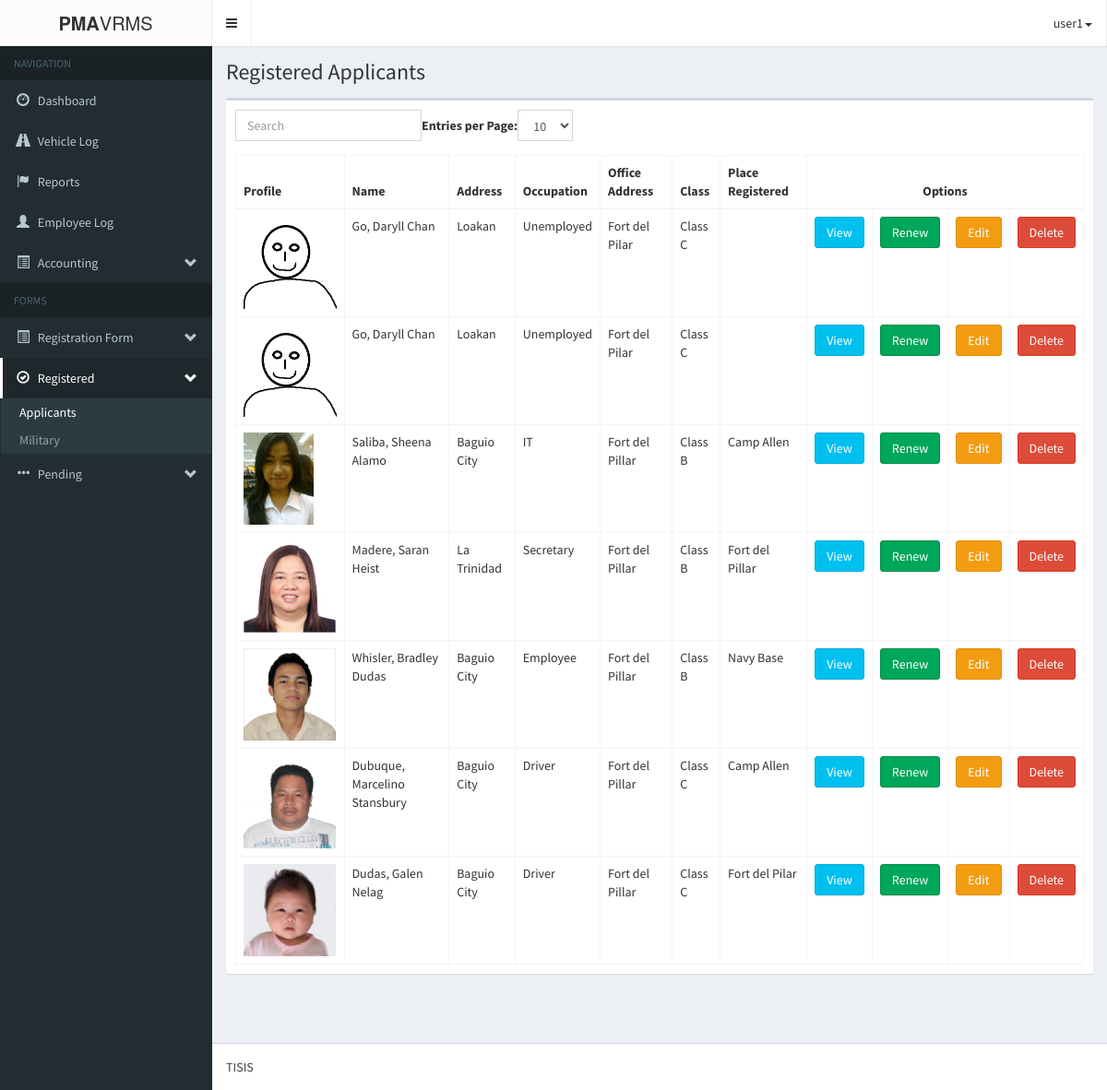
Page /pma-vrmsAdmin/registeredApplicant.php (signed in) on the earlier database version.
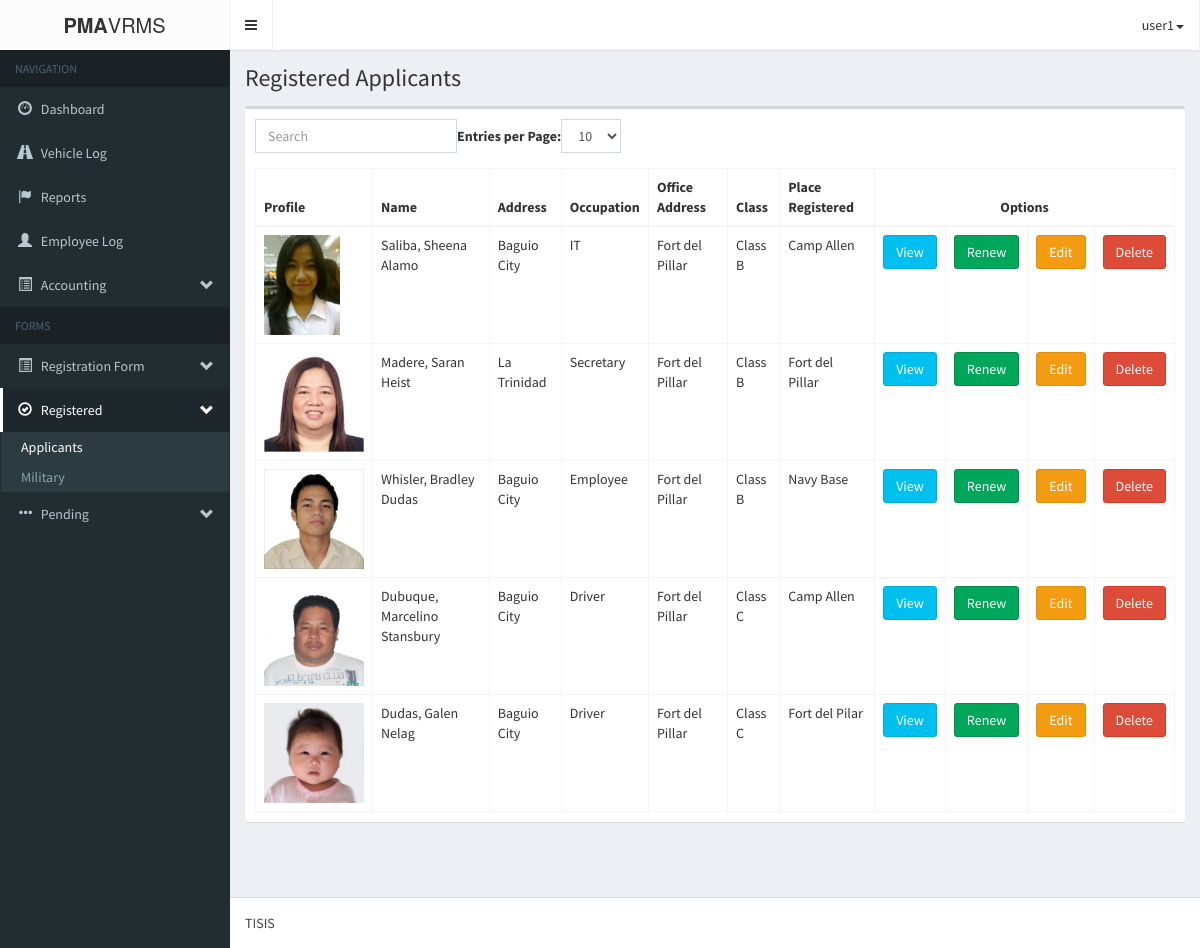
Same page on the later database version.
### tables this page shows
CREATE TABLE IF NOT EXISTS `form1_applicantpd` (
  `a_applicantId` int(11) NOT NULL AUTO_INCREMENT,
  `a_profile` varchar(255) NOT NULL,
  `a_lastname` varchar(60) NOT NULL,
  `a_firstname` varchar(60) NOT NULL,
  `a_middlename` varchar(60) NOT NULL,
  `a_address` varchar(60) NOT NULL,
  `a_occupation` varchar(60) NOT NULL,
  `a_officeAddress` varchar(60) NOT NULL,
  `a_driversLicense` varchar(60) NOT NULL,
  `a_expirationDate` varchar(60) NOT NULL,
  `a_class` varchar(60) NOT NULL,
  `a_submitted_requirements` varchar(255) NOT NULL,
  `a_status` varchar(255) NOT NULL,
  `a_dateRegistered` datetime NOT NULL,
  `a_placeRegistered` varchar(65) NOT NULL,
  `a_vehicle_id` int(11) NOT NULL,
  `a_renew_status` int(11) NOT NULL,
  PRIMARY KEY (`a_applicantId`)
);

### pma-vrmsAdmin/login/session.php (called while the page is built, shortened)
<?php
	$dbc = mysqli_connect('localhost', 'root', '', 'pma-vrms');
	$user_check = $_SESSION['login_user'];
	$query = "SELECT username from admin_users
				WHERE username='$user_check'";
	$result = mysqli_query($dbc, $query)
				or die('Error querying database.');
	$row = mysqli_fetch_assoc($result);
	$login_session = $row['username'];
?>

### pma-vrmsAdmin/logic/registered_applicant_logic.php (called while the page is built, shortened)
<?php
	require_once('db/database.php');
	$database = new Database();
	$query = "SELECT form1_applicantpd.*, vehicle_information.* FROM form1_applicantpd JOIN vehicle_information ON form1_applicantpd.a_vehicle_id=vehicle_information.vehicleId WHERE form1_applicantpd.a_status='registered' AND form1_applicantpd.a_renew_status = '1' ORDER BY a_dateRegistered DESC";
	$database->execute($query);
	$applicants = array();
?>

### pma-vrmsAdmin/db/database.php (called while the page is built, shortened)
<?php
	class Database{
		private $database;
		private function connect(){
			$host			= 'localhost';
			$username		= 'root';
			$password		= '';
			$database_name	= 'pma-vrms';
			$port			= 3306;
			$this->database = mysqli_connect($host, $username, $password, $database_name, $port);
		}
		public function execute($query){
			$this->result = mysqli_query($this->database, $query) OR die(mysqli_error($this->database));
		}
	}
?>

### pma-vrmsAdmin/registeredApplicant.php (the view, shortened to what this page needs)
<?php
	include('login/session.php');
?>
<!DOCTYPE html>
<html>
<head>
	<link rel="stylesheet" href="bootstrap/css/bootstrap.min.css">
    <link rel="stylesheet" href="fonts/font-awesome.min.css">
    <link rel="stylesheet" href="css/style-main.min.css">
    <link rel="stylesheet" href="css/skin.min.css">
</head>
    <?php include('logic/registered_applicant_logic.php'); ?>
    <body class="hold-transition skin-black sidebar-mini">
    <div class="wrapper">
      <header class="main-header">
        <div class="logo">
          <span class="logo-lg"><b>PMA</b>VRMS</span>
        </div>
        <nav class="navbar navbar-static-top" role="navigation">
          <a href="#" class="sidebar-toggle" data-toggle="offcanvas" role="button">
          </a>
            <ul class="nav navbar-nav pull-right">
			<li class="drop-down">
				<a class="drop-down toggle" data-toggle="dropdown" href=""><?php echo $login_session; ?><span class="caret"></span></a>
			</li>
		</ul>
        </nav>
      </header>
      <aside class="main-sidebar">
        <section class="sidebar">
          <ul class="sidebar-menu">
            <li class="header">NAVIGATION</li>
            <li class=""><a href="index.php"><i class="glyphicon glyphicon-dashboard"></i> <span>Dashboard</span></a></li>
            <li><a href="vehicleLog.php"><i class="glyphicon glyphicon-road"></i> <span>Vehicle Log</span></a></li>
            <li><a href="reports.php"><i class="glyphicon glyphicon-flag"></i> <span>Reports</span></a></li>
            <li><a href="login/logbook_page.php"><i class="glyphicon glyphicon-user"></i> <span>Employee Log</span></a></li>
            <li class="treeview">
              <a href="#"><i class="glyphicon glyphicon-list-alt"></i> <span>Accounting</span> <i class="glyphicon glyphicon-chevron-down pull-right"></i></a>
            </li>
            <li class="header">FORMS</li>
            <li class="treeview">
              <a href="#"><i class="glyphicon glyphicon-list-alt"></i> <span>Registration Form</span> <i class="glyphicon glyphicon-chevron-down pull-right"></i></a>
            </li>
            <li class="treeview active">
              <a href="#"><i class="glyphicon glyphicon-ok-circle"></i> <span>Registered</span> <i class="glyphicon glyphicon-chevron-down pull-right"></i></a>
              <ul class="treeview-menu">
                <li class="active"><a href="registeredApplicant.php">Applicants</a></li>
                <li><a href="registeredAFP.php">Military</a></li>
              </ul>
            </li>
            <li class="treeview">
              <a href="#"><i class="glyphicon glyphicon-option-horizontal"></i> <span>Pending</span> <i class="glyphicon glyphicon-chevron-down pull-right"></i></a>
            </li>
          </ul>
        </section>
      </aside>
      <div class="content-wrapper">
        <section class="content-header">
          <h1>
            Registered Applicants
          </h1>
        </section>
        <section class="content">
        <div class="'container">
			<div class="row">
				<div class="col-md-12">
                    <div class="box">
                        <div class="box-body">
                            <table class="table table-bordered table-hover" id="bootstrap-table">
                                <thead>
                                    <th>Profile</th>
                                    <th>Name</th>
                                    <th>Address</th>
                                    <th>Occupation</th>
                                    <th>Office Address</th>
                                    <th>Class</th>
                                    <th>Place Registered</th>
                                    <th colspan=4 style="text-align:center">Options</th>
                                </thead>
                                <tbody>
                                    <?php
                                    foreach ($applicants as $key => $applicant) {
                                        echo <<<DATA
                                        <tr id='applicant_$key'>
                                            <td><img src='img/profile/applicant/$applicant[a_profile]' height='100px;'></td>
                                            <td>$applicant[name]</td>
                                            <td>$applicant[a_address]</td>
                                            <td>$applicant[a_occupation]</td>
                                            <td>$applicant[a_officeAddress]</td>
                                            <td style='display:none'>$applicant[a_driversLicense]</td>
                                            <td style='display:none'>$applicant[a_expirationDate]</td>
                                            <td>$applicant[a_class]</td>
                                            <td style='display:none'>$applicant[a_dateRegistered]</td>
                                            <td>$applicant[a_placeRegistered]</td>
                                            <td style='display:none'>$applicant[wheels]</td>
                                            <td style='display:none'>$applicant[vehicleMake]</td>
                                            <td style='display:none'>$applicant[plateNo]</td>
                                            <td style='display:none'>$applicant[yearModel]</td>
                                            <td style='display:none'>$applicant[color]</td>
                                            <td style='display:none'>$applicant[motorNo]</td>
                                            <td style='display:none'>$applicant[chassisNo]</td>
                                            <td style='display:none'>$applicant[stickerNo]</td>
                                            <td><button class="btn btn-info" data-toggle='modal' data-target='#view_form1' onclick="view_form1($key, 'img/profile/applicant/$applicant[a_profile]')">View</button></td>
                                            <td><button class="btn btn-success" data-toggle='modal' data-target='#renew_applicant' onclick='renew_applicant($applicant[a_applicantId])'>Renew</button></td>
                                            <td><button class="btn btn-warning" data-toggle='modal' data-target='#edit_form1' onclick="edit_form1($key, 'img/profile/applicant/$applicant[a_profile]')">Edit</button></td>
                                            <td><button class="btn btn-danger" data-toggle='modal' data-target='#delete_form1' onclick="delete_form1($key, 'img/profile/applicant/$applicant[a_profile]')">Delete</button></td>
                                        </tr>
DATA;
                                    }
                                    ?>
                                </tbody>
                            </table>
                        </div>
                    </div>
                </div>
			</div>
		</div>
        </section>
        <br/><br/>
        </div>
      <footer class="main-footer">
        TISIS
      </footer>
    </div>
</body>
</html>

Differences in the rows shown:
removed form1_applicantpd: a_profile (picture), applicant "Go, Daryll Chan", a_address "Loakan", a_occupation "Unemployed", a_officeAddress "Fort del Pilar", a_class "Class C"
removed form1_applicantpd: a_profile (picture), applicant "Go, Daryll Chan", a_address "Loakan", a_occupation "Unemployed", a_officeAddress "Fort del Pilar", a_class "Class C"
